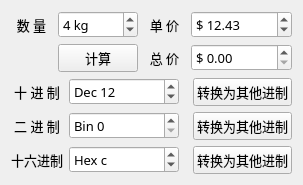
<?xml version="1.0" encoding="UTF-8"?>
<ui version="4.0">
 <class>Widget</class>
 <widget class="QWidget" name="Widget">
  <property name="geometry">
   <rect>
    <x>0</x>
    <y>0</y>
    <width>303</width>
    <height>172</height>
   </rect>
  </property>
  <property name="font">
   <font>
    <family>宋体</family>
    <pointsize>10</pointsize>
   </font>
  </property>
  <property name="windowTitle">
   <string>SpinBox测试</string>
  </property>
  <layout class="QVBoxLayout" name="verticalLayout">
   <item>
    <layout class="QGridLayout" name="gridLayout">
     <item row="1" column="2">
      <widget class="QLabel" name="label_3">
       <property name="text">
        <string>总 价</string>
       </property>
       <property name="alignment">
        <set>Qt::AlignCenter</set>
       </property>
      </widget>
     </item>
     <item row="1" column="3">
      <widget class="QDoubleSpinBox" name="spinTotal">
       <property name="prefix">
        <string>$ </string>
       </property>
       <property name="maximum">
        <double>100000.000000000000000</double>
       </property>
      </widget>
     </item>
     <item row="0" column="1">
      <widget class="QSpinBox" name="spinNum">
       <property name="frame">
        <bool>true</bool>
       </property>
       <property name="buttonSymbols">
        <enum>QAbstractSpinBox::UpDownArrows</enum>
       </property>
       <property name="showGroupSeparator" stdset="0">
        <bool>false</bool>
       </property>
       <property name="suffix">
        <string> kg</string>
       </property>
       <property name="maximum">
        <number>1000</number>
       </property>
       <property name="value">
        <number>4</number>
       </property>
      </widget>
     </item>
     <item row="0" column="3">
      <widget class="QDoubleSpinBox" name="spinPrice">
       <property name="minimumSize">
        <size>
         <width>90</width>
         <height>0</height>
        </size>
       </property>
       <property name="prefix">
        <string>$ </string>
       </property>
       <property name="maximum">
        <double>10000.000000000000000</double>
       </property>
       <property name="value">
        <double>12.430000000000000</double>
       </property>
      </widget>
     </item>
     <item row="0" column="2">
      <widget class="QLabel" name="label_2">
       <property name="text">
        <string>单 价</string>
       </property>
       <property name="alignment">
        <set>Qt::AlignCenter</set>
       </property>
      </widget>
     </item>
     <item row="0" column="0">
      <widget class="QLabel" name="label">
       <property name="text">
        <string>数 量</string>
       </property>
       <property name="alignment">
        <set>Qt::AlignCenter</set>
       </property>
      </widget>
     </item>
     <item row="1" column="1">
      <widget class="QPushButton" name="btnCal">
       <property name="text">
        <string>计算</string>
       </property>
      </widget>
     </item>
    </layout>
   </item>
   <item>
    <spacer name="verticalSpacer">
     <property name="orientation">
      <enum>Qt::Vertical</enum>
     </property>
     <property name="sizeHint" stdset="0">
      <size>
       <width>20</width>
       <height>40</height>
      </size>
     </property>
    </spacer>
   </item>
   <item>
    <layout class="QGridLayout" name="gridLayout_2">
     <item row="0" column="0">
      <widget class="QLabel" name="label_6">
       <property name="minimumSize">
        <size>
         <width>0</width>
         <height>0</height>
        </size>
       </property>
       <property name="text">
        <string>十 进 制</string>
       </property>
       <property name="alignment">
        <set>Qt::AlignCenter</set>
       </property>
      </widget>
     </item>
     <item row="1" column="0">
      <widget class="QLabel" name="label_7">
       <property name="text">
        <string>二 进 制</string>
       </property>
       <property name="alignment">
        <set>Qt::AlignCenter</set>
       </property>
      </widget>
     </item>
     <item row="1" column="3">
      <widget class="QPushButton" name="btnBin">
       <property name="text">
        <string>转换为其他进制</string>
       </property>
      </widget>
     </item>
     <item row="2" column="0">
      <widget class="QLabel" name="label_8">
       <property name="text">
        <string>十六进制</string>
       </property>
       <property name="alignment">
        <set>Qt::AlignCenter</set>
       </property>
      </widget>
     </item>
     <item row="0" column="3">
      <widget class="QPushButton" name="btnDec">
       <property name="text">
        <string>转换为其他进制</string>
       </property>
      </widget>
     </item>
     <item row="2" column="3">
      <widget class="QPushButton" name="btnHex">
       <property name="text">
        <string>转换为其他进制</string>
       </property>
      </widget>
     </item>
     <item row="1" column="2">
      <spacer name="horizontalSpacer_2">
       <property name="orientation">
        <enum>Qt::Horizontal</enum>
       </property>
       <property name="sizeHint" stdset="0">
        <size>
         <width>40</width>
         <height>20</height>
        </size>
       </property>
      </spacer>
     </item>
     <item row="0" column="1">
      <widget class="QSpinBox" name="spinDec">
       <property name="minimumSize">
        <size>
         <width>100</width>
         <height>0</height>
        </size>
       </property>
       <property name="suffix">
        <string/>
       </property>
       <property name="prefix">
        <string>Dec </string>
       </property>
       <property name="maximum">
        <number>255</number>
       </property>
       <property name="value">
        <number>12</number>
       </property>
      </widget>
     </item>
     <item row="1" column="1">
      <widget class="QSpinBox" name="spinBin">
       <property name="prefix">
        <string>Bin </string>
       </property>
       <property name="maximum">
        <number>255</number>
       </property>
       <property name="displayIntegerBase">
        <number>2</number>
       </property>
      </widget>
     </item>
     <item row="2" column="1">
      <widget class="QSpinBox" name="spinHex">
       <property name="prefix">
        <string>Hex </string>
       </property>
       <property name="maximum">
        <number>255</number>
       </property>
       <property name="value">
        <number>12</number>
       </property>
       <property name="displayIntegerBase">
        <number>16</number>
       </property>
      </widget>
     </item>
    </layout>
   </item>
  </layout>
 </widget>
 <layoutdefault spacing="6" margin="11"/>
 <resources/>
 <connections/>
</ui>
